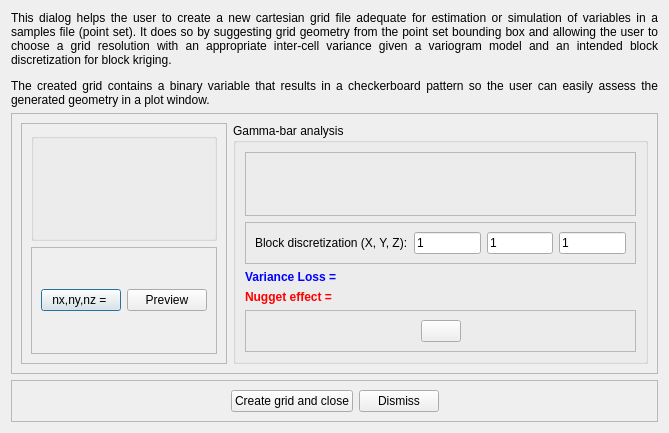
<?xml version="1.0" encoding="UTF-8"?>
<ui version="4.0">
 <class>CreateGridDialog</class>
 <widget class="QDialog" name="CreateGridDialog">
  <property name="geometry">
   <rect>
    <x>0</x>
    <y>0</y>
    <width>669</width>
    <height>433</height>
   </rect>
  </property>
  <property name="windowTitle">
   <string>Dialog</string>
  </property>
  <layout class="QVBoxLayout" name="verticalLayout_2">
   <item>
    <widget class="QLabel" name="label">
     <property name="text">
      <string>&lt;html&gt;&lt;head/&gt;&lt;body&gt;&lt;p&gt;This dialog helps the user to create a new cartesian grid file adequate for estimation or simulation of variables in a samples file (point set). It does so by suggesting grid geometry from the point set bounding box and allowing the user to choose a grid resolution with an appropriate inter-cell variance given a variogram model and an intended block discretization for block kriging.&lt;/p&gt;&lt;p&gt;The created grid contains a binary variable that results in a checkerboard pattern so the user can easily assess the generated geometry in a plot window.&lt;/p&gt;&lt;/body&gt;&lt;/html&gt;</string>
     </property>
     <property name="alignment">
      <set>Qt::AlignJustify|Qt::AlignVCenter</set>
     </property>
     <property name="wordWrap">
      <bool>true</bool>
     </property>
    </widget>
   </item>
   <item>
    <widget class="QFrame" name="frame_2">
     <property name="sizePolicy">
      <sizepolicy hsizetype="Preferred" vsizetype="Expanding">
       <horstretch>0</horstretch>
       <verstretch>0</verstretch>
      </sizepolicy>
     </property>
     <property name="frameShape">
      <enum>QFrame::StyledPanel</enum>
     </property>
     <property name="frameShadow">
      <enum>QFrame::Raised</enum>
     </property>
     <layout class="QHBoxLayout" name="horizontalLayout_3">
      <item>
       <widget class="QFrame" name="frame_4">
        <property name="frameShape">
         <enum>QFrame::StyledPanel</enum>
        </property>
        <property name="frameShadow">
         <enum>QFrame::Raised</enum>
        </property>
        <layout class="QVBoxLayout" name="verticalLayout_4">
         <item>
          <widget class="QGroupBox" name="groupBox">
           <property name="title">
            <string/>
           </property>
           <layout class="QVBoxLayout" name="grpGridParameters">
            <property name="spacing">
             <number>0</number>
            </property>
            <property name="leftMargin">
             <number>0</number>
            </property>
            <property name="topMargin">
             <number>0</number>
            </property>
            <property name="rightMargin">
             <number>0</number>
            </property>
            <property name="bottomMargin">
             <number>0</number>
            </property>
           </layout>
          </widget>
         </item>
         <item>
          <widget class="QFrame" name="frame_5">
           <property name="frameShape">
            <enum>QFrame::StyledPanel</enum>
           </property>
           <property name="frameShadow">
            <enum>QFrame::Raised</enum>
           </property>
           <layout class="QHBoxLayout" name="horizontalLayout_4">
            <item>
             <widget class="QPushButton" name="btnCalcN">
              <property name="toolTip">
               <string>Compute new nx,ny,nz from the current origin and cell size values so all data is within the grid.</string>
              </property>
              <property name="text">
               <string>nx,ny,nz = </string>
              </property>
             </widget>
            </item>
            <item>
             <widget class="QPushButton" name="btnPreview">
              <property name="text">
               <string>Preview</string>
              </property>
             </widget>
            </item>
           </layout>
          </widget>
         </item>
        </layout>
       </widget>
      </item>
      <item>
       <widget class="QGroupBox" name="groupBox_2">
        <property name="title">
         <string>Gamma-bar analysis</string>
        </property>
        <layout class="QVBoxLayout" name="verticalLayout">
         <item>
          <widget class="QFrame" name="frmVariogramModels">
           <property name="sizePolicy">
            <sizepolicy hsizetype="Preferred" vsizetype="Expanding">
             <horstretch>0</horstretch>
             <verstretch>0</verstretch>
            </sizepolicy>
           </property>
           <property name="frameShape">
            <enum>QFrame::StyledPanel</enum>
           </property>
           <property name="frameShadow">
            <enum>QFrame::Raised</enum>
           </property>
           <layout class="QVBoxLayout" name="verticalLayout_3">
            <property name="spacing">
             <number>0</number>
            </property>
            <property name="leftMargin">
             <number>0</number>
            </property>
            <property name="topMargin">
             <number>0</number>
            </property>
            <property name="rightMargin">
             <number>0</number>
            </property>
            <property name="bottomMargin">
             <number>0</number>
            </property>
           </layout>
          </widget>
         </item>
         <item>
          <widget class="QFrame" name="frame_6">
           <property name="frameShape">
            <enum>QFrame::StyledPanel</enum>
           </property>
           <property name="frameShadow">
            <enum>QFrame::Raised</enum>
           </property>
           <layout class="QHBoxLayout" name="horizontalLayout_5">
            <item>
             <widget class="QLabel" name="label_2">
              <property name="text">
               <string>Block discretization (X, Y, Z):</string>
              </property>
             </widget>
            </item>
            <item>
             <widget class="QLineEdit" name="txtBlkDiscrX">
              <property name="text">
               <string>1</string>
              </property>
             </widget>
            </item>
            <item>
             <widget class="QLineEdit" name="txtBlkDiscrY">
              <property name="text">
               <string>1</string>
              </property>
             </widget>
            </item>
            <item>
             <widget class="QLineEdit" name="txtBlkDiscrZ">
              <property name="text">
               <string>1</string>
              </property>
             </widget>
            </item>
           </layout>
          </widget>
         </item>
         <item>
          <widget class="QLabel" name="lblVarianceLoss">
           <property name="text">
            <string>&lt;html&gt;&lt;head/&gt;&lt;body&gt;&lt;p&gt;&lt;span style=&quot; font-weight:600; color:#0000ff;&quot;&gt;Variance Loss = &lt;/span&gt;&lt;/p&gt;&lt;/body&gt;&lt;/html&gt;</string>
           </property>
          </widget>
         </item>
         <item>
          <widget class="QLabel" name="lblNugget">
           <property name="text">
            <string>&lt;html&gt;&lt;head/&gt;&lt;body&gt;&lt;p&gt;&lt;span style=&quot; font-weight:600; color:#ff0000;&quot;&gt;Nugget effect = &lt;/span&gt;&lt;/p&gt;&lt;/body&gt;&lt;/html&gt;</string>
           </property>
          </widget>
         </item>
         <item>
          <widget class="QFrame" name="frame_3">
           <property name="sizePolicy">
            <sizepolicy hsizetype="Preferred" vsizetype="Minimum">
             <horstretch>0</horstretch>
             <verstretch>0</verstretch>
            </sizepolicy>
           </property>
           <property name="frameShape">
            <enum>QFrame::StyledPanel</enum>
           </property>
           <property name="frameShadow">
            <enum>QFrame::Raised</enum>
           </property>
           <layout class="QHBoxLayout" name="horizontalLayout_2">
            <item>
             <spacer name="horizontalSpacer_3">
              <property name="orientation">
               <enum>Qt::Horizontal</enum>
              </property>
              <property name="sizeHint" stdset="0">
               <size>
                <width>117</width>
                <height>20</height>
               </size>
              </property>
             </spacer>
            </item>
            <item>
             <widget class="QPushButton" name="btnRunGammaBar">
              <property name="toolTip">
               <string>Run gammabar</string>
              </property>
              <property name="text">
               <string/>
              </property>
              <property name="icon">
               <iconset resource="resources.qrc">
                <normaloff>:/icons/gbar16</normaloff>:/icons/gbar16</iconset>
              </property>
             </widget>
            </item>
            <item>
             <spacer name="horizontalSpacer_4">
              <property name="orientation">
               <enum>Qt::Horizontal</enum>
              </property>
              <property name="sizeHint" stdset="0">
               <size>
                <width>117</width>
                <height>20</height>
               </size>
              </property>
             </spacer>
            </item>
           </layout>
          </widget>
         </item>
        </layout>
       </widget>
      </item>
     </layout>
    </widget>
   </item>
   <item>
    <widget class="QFrame" name="frame">
     <property name="sizePolicy">
      <sizepolicy hsizetype="Preferred" vsizetype="Minimum">
       <horstretch>0</horstretch>
       <verstretch>0</verstretch>
      </sizepolicy>
     </property>
     <property name="frameShape">
      <enum>QFrame::StyledPanel</enum>
     </property>
     <property name="frameShadow">
      <enum>QFrame::Raised</enum>
     </property>
     <layout class="QHBoxLayout" name="horizontalLayout">
      <item>
       <spacer name="horizontalSpacer">
        <property name="orientation">
         <enum>Qt::Horizontal</enum>
        </property>
        <property name="sizeHint" stdset="0">
         <size>
          <width>130</width>
          <height>20</height>
         </size>
        </property>
       </spacer>
      </item>
      <item>
       <widget class="QPushButton" name="btnCreateAndClose">
        <property name="text">
         <string>Create grid and close</string>
        </property>
       </widget>
      </item>
      <item>
       <widget class="QPushButton" name="btnDismiss">
        <property name="text">
         <string>Dismiss</string>
        </property>
       </widget>
      </item>
      <item>
       <spacer name="horizontalSpacer_2">
        <property name="orientation">
         <enum>Qt::Horizontal</enum>
        </property>
        <property name="sizeHint" stdset="0">
         <size>
          <width>130</width>
          <height>20</height>
         </size>
        </property>
       </spacer>
      </item>
     </layout>
    </widget>
   </item>
  </layout>
 </widget>
 <resources>
  <include location="resources.qrc"/>
 </resources>
 <connections>
  <connection>
   <sender>btnDismiss</sender>
   <signal>clicked()</signal>
   <receiver>CreateGridDialog</receiver>
   <slot>reject()</slot>
   <hints>
    <hint type="sourcelabel">
     <x>426</x>
     <y>384</y>
    </hint>
    <hint type="destinationlabel">
     <x>503</x>
     <y>320</y>
    </hint>
   </hints>
  </connection>
  <connection>
   <sender>btnRunGammaBar</sender>
   <signal>clicked()</signal>
   <receiver>CreateGridDialog</receiver>
   <slot>runGammaBar()</slot>
   <hints>
    <hint type="sourcelabel">
     <x>446</x>
     <y>315</y>
    </hint>
    <hint type="destinationlabel">
     <x>503</x>
     <y>257</y>
    </hint>
   </hints>
  </connection>
  <connection>
   <sender>btnCreateAndClose</sender>
   <signal>clicked()</signal>
   <receiver>CreateGridDialog</receiver>
   <slot>createGridAndClose()</slot>
   <hints>
    <hint type="sourcelabel">
     <x>345</x>
     <y>384</y>
    </hint>
    <hint type="destinationlabel">
     <x>504</x>
     <y>298</y>
    </hint>
   </hints>
  </connection>
  <connection>
   <sender>btnCalcN</sender>
   <signal>clicked()</signal>
   <receiver>CreateGridDialog</receiver>
   <slot>calcN()</slot>
   <hints>
    <hint type="sourcelabel">
     <x>105</x>
     <y>284</y>
    </hint>
    <hint type="destinationlabel">
     <x>7</x>
     <y>333</y>
    </hint>
   </hints>
  </connection>
  <connection>
   <sender>btnPreview</sender>
   <signal>clicked()</signal>
   <receiver>CreateGridDialog</receiver>
   <slot>preview()</slot>
   <hints>
    <hint type="sourcelabel">
     <x>154</x>
     <y>275</y>
    </hint>
    <hint type="destinationlabel">
     <x>4</x>
     <y>284</y>
    </hint>
   </hints>
  </connection>
 </connections>
 <slots>
  <slot>runGammaBar()</slot>
  <slot>createGridAndClose()</slot>
  <slot>calcN()</slot>
  <slot>preview()</slot>
 </slots>
</ui>
